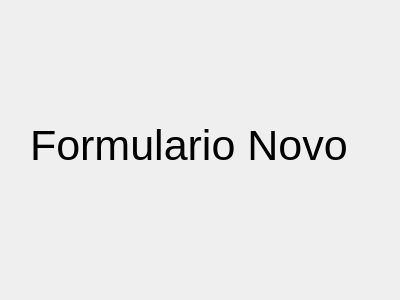
<?xml version="1.0" encoding="UTF-8"?>
<ui version="4.0">
 <class>F_Novo</class>
 <widget class="QDialog" name="F_Novo">
  <property name="geometry">
   <rect>
    <x>0</x>
    <y>0</y>
    <width>400</width>
    <height>300</height>
   </rect>
  </property>
  <property name="windowTitle">
   <string>Dialog</string>
  </property>
  <widget class="QLabel" name="label">
   <property name="geometry">
    <rect>
     <x>30</x>
     <y>90</y>
     <width>321</width>
     <height>111</height>
    </rect>
   </property>
   <property name="font">
    <font>
     <pointsize>32</pointsize>
    </font>
   </property>
   <property name="text">
    <string>Formulario Novo</string>
   </property>
  </widget>
 </widget>
 <resources/>
 <connections/>
</ui>
